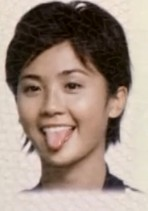
#> input picture visual cognition/testpic/TEST2/1.jpg, 148 x 211 px, found by its file name
$ python 1.py
#> lines starting #> are read from the running program, lines starting #| are printed output that depends on the picture; after the words box and inside, x2 and y2 are one past the last pixel; in counts of white or black regions, pixels touching at a corner belong together
# -*- coding: utf-8 -*-
import cv2
import numpy as np
from matplotlib import pyplot as plt

# [86 lines of commented-out code are left out]
### calculating object histogram
##roihist=cv2.calcHist([hsv],[0,1],None,[180,256],[0,180,0,256])
##roihist=cv2.calcHist([hsvt],[0,1],None,[180,256],[0,180,0,256])
####print roihist
### normalize histogram and apply backprojection
### 归一化：原始图像，结果图像，映射到结果图像中的最小值，最大值，归一化类型
###cv2.NORM_MINMAX 对数组的所有值进行转化，使它们线性映射到最小值和最大值之间
### 归一化之后的直方图便于显示，归一化之后就成了0 到255 之间的数了。
# [6 lines of commented-out code are left out]
### Now convolute with circular disc
### 此处卷积可以把分散的点连在一起
##disc=cv2.getStructuringElement(cv2.MORPH_ELLIPSE,(5,5))
##dst=cv2.filter2D(dst,-1,disc)
##
####返回的结果是一个概率图像，我们再使用一个圆盘形卷积核对其做卷操作，最后使用阈值进行二值
##ret,thresh=cv2.threshold(dst,50,255,0)
### 别忘了是三通道图像，因此这里使用merge 变成3 通道
##thresh=cv2.merge((thresh,thresh,thresh))
### 按位操作
# [9 lines of commented-out code are left out]
im=cv2.imread('1.jpg')
#> im is the input picture: shape (211, 148, 3); mean B, G, R 128.8, 140.9, 159.6
hsv=cv2.cvtColor(im,cv2.COLOR_BGR2HSV)
#> hsv: shape (211, 148, 3); mean H, S, V 15.4, 73.3, 159.6

hist=cv2.calcHist([hsv],[0,1],None,[180,256],[0,180,0,256])
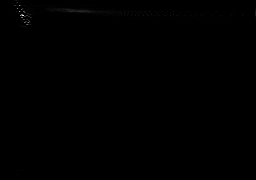
#> hist: shape (180, 256) float32; min 0, max 659, mean 0.7; drawn with min black and max white
cv2.normalize(hist,hist,0,255,cv2.NORM_MINMAX)
#> hist: shape (180, 256) float32; 5.43% of pixels changed, all inside (x1, y1, x2, y2) = (9, 0, 256, 180)
res=cv2.calcBackProject([hsv],[0,1],hist,[0,180,0,256],1)
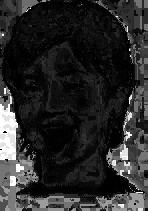
#> res: shape (211, 148); min 0, max 255, mean 41.8
disc=cv2.getStructuringElement(cv2.MORPH_ELLIPSE,(5,5))
res=cv2.filter2D(res,-1,disc)
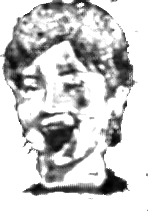
#> res: shape (211, 148); min 0, max 255, mean 202.8

cv2.imshow("Original Image", im)
cv2.imshow("Original hist", hist)
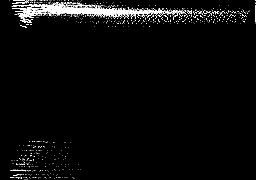
#> window 'Original hist': shape (180, 256); min 0, max 255, mean 11
cv2.imshow("BackProjected", res)
cv2.waitKey(0)

$ run again, with visual cognition/testpic/TEST2/2.jpg copied over visual cognition/testpic/TEST2/1.jpg
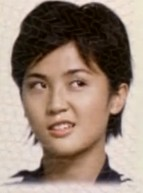
#> input picture visual cognition/testpic/TEST2/2.jpg, 143 x 193 px, found by its file name
#> im is the input picture: shape (193, 143, 3); mean B, G, R 117.7, 131.2, 151.2
#> hsv: shape (193, 143, 3); mean H, S, V 17.5, 85.8, 151.3
#> `res=cv2.filter2D(res,-1,disc)`:
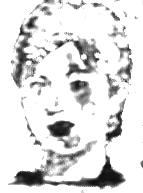
#> res: shape (193, 143); min 17, max 255, mean 222.4
#> `cv2.imshow("Original hist", hist)`:
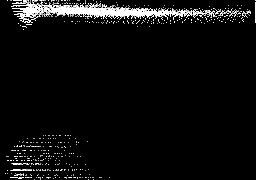
#> window 'Original hist': shape (180, 256); min 0, max 255, mean 13.4
